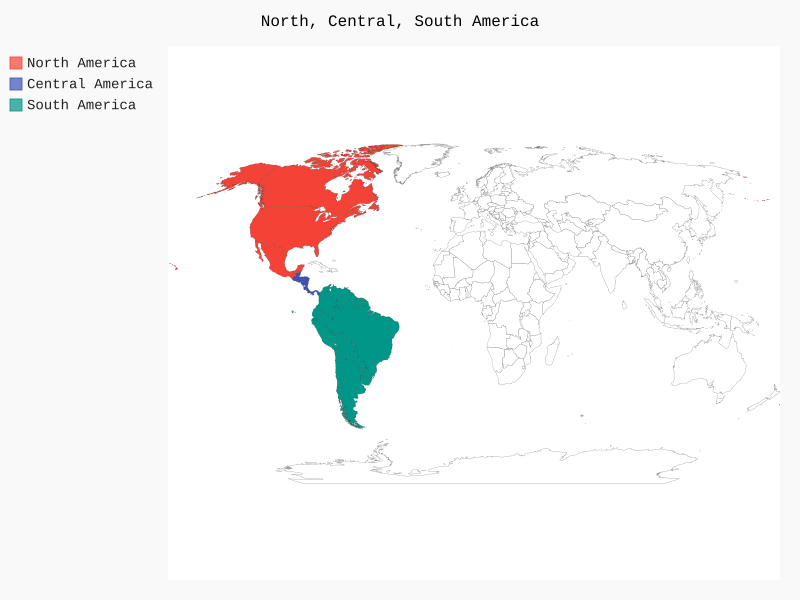

Recreate this plot in Python.
from pygal.maps.world import World

wm = World()
wm.force_uri_protocol = "http"
wm.title = "North, Central, South America"

# each add has different color so it will be one color for each america
wm.add("North America", ["ca", "mx", "us"])
wm.add("Central America", ["bz", "cr", "gt", "hn", "ni", "pa", "sv"])
wm.add("South America", ["ar", "bo", "br", "cl", "co", "ec", "gf", "gy", "pe", "py", "sr", "uy", "ve"])

wm.render_to_file("americas.svg")
